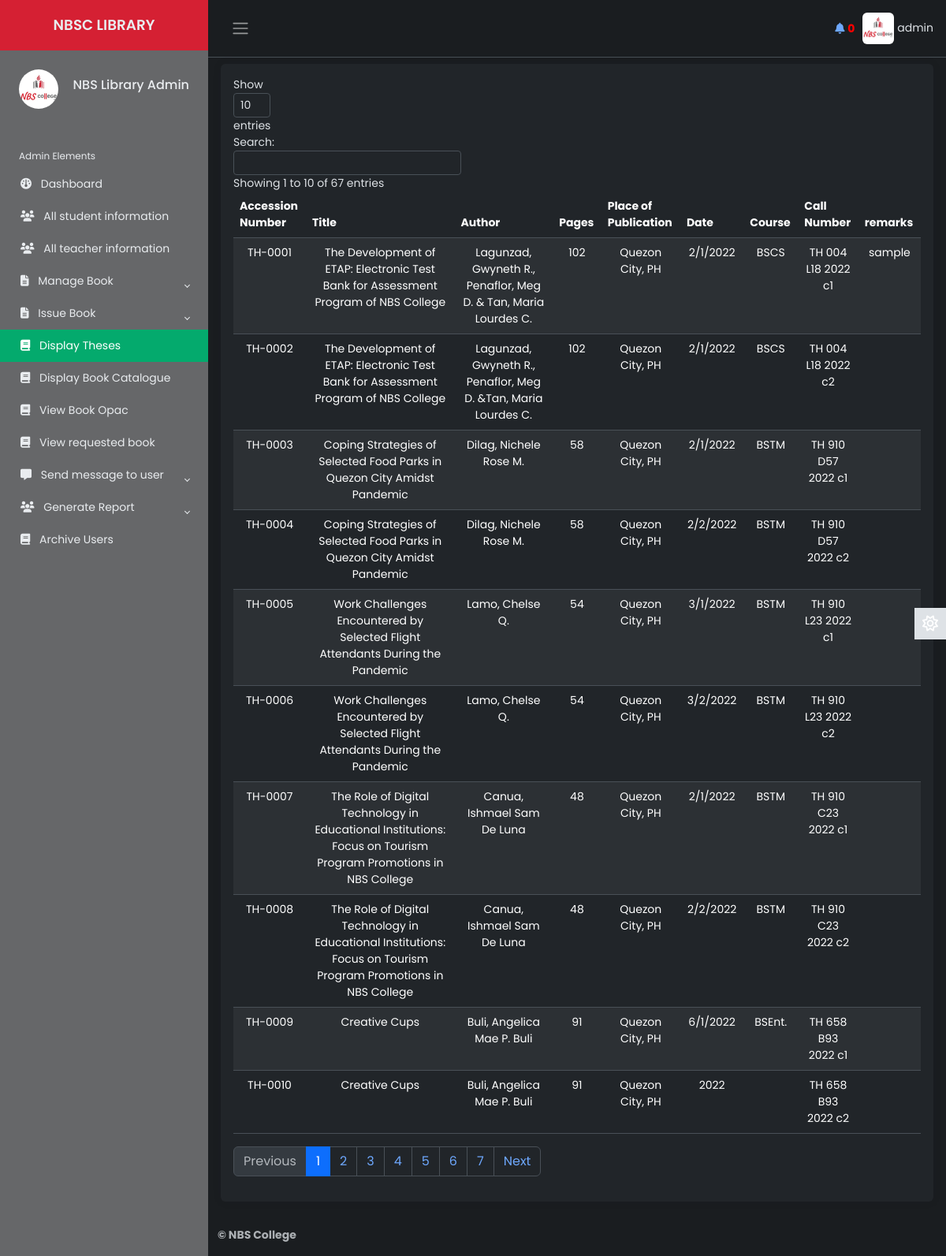
Page /Source/librarian/display-thesis.php (signed in) on the committed database.
### tables this page shows
CREATE TABLE `lib_registration` (
  `id` int(2) NOT NULL,
  `name` varchar(50) NOT NULL,
  `username` varchar(20) NOT NULL,
  `password` varchar(20) NOT NULL,
  `email` varchar(50) NOT NULL,
  `phone` varchar(20) NOT NULL,
  `address` varchar(100) NOT NULL,
  `photo` varchar(500) NOT NULL,
  `status` varchar(7) NOT NULL
);

CREATE TABLE `theses` (
  `accession_number` varchar(50) NOT NULL,
  `title` varchar(1000) NOT NULL,
  `author` varchar(1000) NOT NULL,
  `pages` varchar(1000) NOT NULL,
  `place_of_publication` varchar(1000) NOT NULL,
  `date` varchar(1000) NOT NULL,
  `course` varchar(100) NOT NULL,
  `call_number` varchar(100) NOT NULL,
  `remarks` varchar(100) NOT NULL
);

### Source/librarian/display-thesis.php (the view, shortened to what this page needs)
        <?php
    $page = 'd-t-book';
    include 'inc/connection.php';
    include 'inc/header.php';
 ?>
            <main class="content px-3 py-2">
            <div class="card border-0">
                        <div class="card-body">
                            <table class="table text-center table-striped" id="dtBasicExample">
                                <thead>
                                    <tr>
                                        <th scope="col">Accession Number</th>
                                        <th scope="col">Title</th>
                                        <th scope="col">Author</th>
                                        <th scope="col">Pages</th>
                                        <th scope="col">Place of Publication</th>
                                        <th scope="col">Date</th>
                                        <th scope="col">Course</th>
                                        <th scope="col">Call Number</th>
                                        <th scope="col">remarks</th>
                                    </tr>
                                </thead>
                                <tbody>
                                <?php
                                        $res= mysqli_query($link, "select * from theses");
                                        while ($row=mysqli_fetch_array($res)) {
                                            echo "<tr>";
                                            echo "<td>"; echo $row["accession_number"]; echo "</td>";
                                            echo "<td>"; echo $row["title"]; echo "</td>";
                                            echo "<td>"; echo $row["author"]; echo "</td>";
                                            echo "<td>"; echo $row["pages"]; echo "</td>";
                                            echo "<td>"; echo $row["place_of_publication"]; echo "</td>";
                                            echo "<td>"; echo $row["date"]; echo "</td>";
                                            echo "<td>"; echo $row["course"]; echo "</td>";
                                            echo "<td>"; echo $row["call_number"]; echo "</td>";
                                            echo "<td>"; echo $row["remarks"]; echo "</td>";
                                            echo "</tr>";
                                        }
                                   ?>
                                </tbody>
                            </table>
                        </div>
                    </div>
            </main>
<?php
		include 'inc/footer.php';
	 ?>

### Source/librarian/inc/header.php (shortened to what this page needs)
<?php
    include 'inc/connection.php';
    $res = mysqli_query($link,"select * from request_books where read1='no'");
    $not= mysqli_num_rows($res);
 ?>
<!DOCTYPE html>
<html lang="en" data-bs-theme="dark">
<head>
    <link href="https://cdn.datatables.net/v/dt/jszip-3.10.1/dt-2.0.3/b-3.0.1/b-html5-3.0.1/b-print-3.0.1/datatables.min.css" rel="stylesheet">
    <link rel="stylesheet" href="inc/css/bootstrap.min.css">
    <link rel="stylesheet" href="inc/css/custom1.css">
    <link rel="stylesheet" href="inc/css/animate.css">
</head>
<body>
    <div class="wrapper">
    <aside id="sidebar" class="js-sidebar">
            <div class="h-100">
                <div class="sidebar-logo text-center">
                    <a href="dashboard.php">NBSC LIBRARY</a>
                </div>
                <ul class="sidebar-nav">
                    <li class="sidebar-header">
                        <span>
                        <?php
                            $res = mysqli_query($link, "select * from lib_registration where username='".$_SESSION['username']."'");
                            while ($row = mysqli_fetch_array($res)){
                                ?><img src="<?php echo $row["photo"]; ?> " height="50px" width="50px" alt="something wrong" class="rounded-circle"></a> <?php
                            }
                        ?>
                        </span>
                        <h6 style="float: right; margin-top: 10px;">
							<?php
								$res = mysqli_query($link, "select * from lib_registration where username='".$_SESSION['username']."'");
								while ($row = mysqli_fetch_array($res)){
								$name  =  $row["name"];
								echo $name;
								}
							?>
            			</h6>
                    </li>
                    <br>
                    <li class="sidebar-header">
                        Admin Elements
                    </li>
                    <li class="sidebar-item <?php if($page=='home'){ echo 'active';} ?>">
                        <a href="dashboard.php" class="sidebar-link">
                        <i class="fa-solid fa-gauge pe-2"></i>
                            Dashboard
                        </a>
                    </li>
                    <li class="sidebar-item <?php if($page=='sinfo'){ echo 'active';} ?>">
                        <a href="all-student-info.php" class="sidebar-link">
                        <i class="fa-solid fa-users pe-2"></i>
                            All student information
                        </a>
                    </li>
					<li class="sidebar-item <?php if($page=='tinfo'){ echo 'active';} ?>">
                        <a href="all-teacher-info.php" class="sidebar-link">
                            <i class="fa-solid fa-users pe-2"></i>
                            All teacher information
                        </a>
                    </li>
                    <li class="sidebar-item">
                        <a href="#" class="sidebar-link collapsed" data-bs-target="#manage" data-bs-toggle="collapse"
                            aria-expanded="false"><i class="fa-solid fa-file-lines pe-2"></i>
                            Manage Book
                        </a>
                    </li>
                    <li class="sidebar-item">
                        <a href="dashboard.php" class="sidebar-link collapsed" data-bs-target="#issue" data-bs-toggle="collapse"
                            aria-expanded="false"><i class="fa-solid fa-file-lines pe-2"></i>
                            Issue Book
                        </a>
                    </li>
                    <li class="sidebar-item <?php if($page=='d-t-book'){ echo 'active';} ?>">
                                <a href="display-thesis.php" class="sidebar-link">
                                <i class="fa-solid fa-book pe-2"></i>
                                    Display Theses
                                </a>
                    </li>
                    <li class="sidebar-item <?php if($page=='manage-book'){ echo 'active';} ?>">
                        <a href="manage-book.php" class="sidebar-link">
                         <i class="fa-solid fa-book pe-2"></i>
                            Display Book Catalogue
                        </a>
                    </li>
                    <li class="sidebar-item <?php if($page=='a-book'){ echo 'active';} ?>">
                        <a href="display-book-opac.php" class="sidebar-link">
                        <i class="fa-solid fa-book pe-2"></i>
                            View Book Opac
                        </a>
                    </li>
                    <li class="sidebar-item <?php if($page=='rbook'){ echo 'active';} ?>">
                        <a href="requested-books.php" class="sidebar-link">
                        <i class="fa-solid fa-book pe-2"></i>
                            View requested book
                        </a>
                    </li>
                    <li class="sidebar-item">
                        <a href="#" class="sidebar-link collapsed" data-bs-target="#posts" data-bs-toggle="collapse"
                            aria-expanded="false">    <i class="fa-solid fa-message pe-2"></i>
                            Send message to user
                        </a>
                    </li>
                    <li class="sidebar-item">
                        <a href="#" class="sidebar-link collapsed" data-bs-target="#report" data-bs-toggle="collapse"
                            aria-expanded="false"><i class="fa-solid fa-users pe-2"></i>
                            Generate Report
                        </a>
                    </li>
                    <li class="sidebar-item <?php if($page==''){ echo 'active';} ?>">
                        <a href="archive-user.php" class="sidebar-link">
                        <i class="fa-solid fa-book pe-2"></i>
                            Archive Users
                        </a>
                    </li>
                </ul>
            </div>
        </aside>
        <div class="main">
            <nav class="navbar navbar-expand px-3 border-bottom">
                <button class="btn" id="sidebar-toggle" type="button">
                    <span class="navbar-toggler-icon"></span>
                </button>
                <div class="navbar-collapse navbar">
                        <ul class="navbar-nav" style="margin-right:10px;">
                        <li class="icon">
                                <a href="requested-books.php" ><i class="fas fa-bell"></i></a>
                                <span class="count" onclick="window.location='requested-books.php'"><b id="notif" ><?php echo $not; ?></b></span>
                        </li>
                        </ul>
                        <li class="nav-item dropdown">
								<?php
                                     $res = mysqli_query($link, "select * from lib_registration where username='".$_SESSION['username']."'");
                                     while ($row = mysqli_fetch_array($res)){
                                         ?><a href="#" data-bs-toggle="dropdown" class="nav-icon pe-md-0" style="color: inherit;"><img src="<?php echo $row["photo"]; ?>" alt=""class="avatar img-fluid rounded"> <span><?php echo $_SESSION["username"]; ?></span></a> <?php
                                     }
                                ?>
                        </li>
                </div>
            </nav>
            <a href="#" class="theme-toggle">
                <i class="fa-regular fa-sun"></i>
            </a>
</body>
</html>

### Source/librarian/inc/css/custom1.css (style rules this page uses)
body { font-family: 'Poppins', sans-serif; font-size: 0.875rem; opacity: 1; overflow-y: scroll; margin: 0; }
a { cursor: pointer; text-decoration: none; font-family: 'Poppins', sans-serif; }
.sidebar-item.active .sidebar-link { background-color: #04AA6D; color: #fff; }
.theme-toggle { position: relative; }
.theme-toggle i { font-size: 20px; cursor: pointer; }
.theme-toggle .fa-sun { display: none; }
.card-body { overflow-x: scroll; }
#notif { color: red; }
table.dataTable th.dt-type-numeric, table.dataTable thead th { text-align: left; }
.h-100 { background-color: #666769; }
.sidebar-logo { background-color: #d52033; }
li { list-style: none; }
.wrapper { align-items: stretch; display: flex; width: 100%; }
#sidebar { max-width: 40%; min-width: 264px; background: var(--bs-dark); transition: all 0.35s ease-in-out; }
.main { display: flex; flex-direction: column; min-height: 100vh; min-width: 0; overflow: hidden; transition: all 0.35s ease-in-out; width: 100%; background: var(--bs-dark-bg-subtle); }
.sidebar-logo { padding: 1.15rem; }
.sidebar-logo a { color: #e9ecef; font-size: 1.15rem; font-weight: 600; }
.sidebar-nav { flex-grow: 1; list-style: none; margin-bottom: 0; padding-left: 0; margin-left: 0; }
.sidebar-header { color: #e9ecef; font-size: .75rem; padding: 1.5rem 1.5rem .375rem; }
a.sidebar-link { padding: .625rem 1.625rem; color: #e9ecef; position: relative; display: block; font-size: 0.875rem; }
.sidebar-link[data-bs-toggle="collapse"]::after { border: solid; border-width: 0 .075rem .075rem 0; content: ""; display: inline-block; padding: 2px; position: absolute; right: 1.5rem; top: 1.4rem; transform: rotate(-135deg); transition: all .2s ease-out; }
.sidebar-link[data-bs-toggle="collapse"].collapsed::after { transform: rotate(45deg); transition: all .2s ease-out; }
.avatar { height: 40px; width: 40px; }
.navbar-expand .navbar-nav { margin-left: auto; }
.content { flex: 1; max-width: 100vw; width: 100vw; }
@media (min-width:768px) { .content { max-width: auto; width: auto; } }
.card { box-shadow: 0 0 .875rem 0 rgba(34, 46, 60, .05); margin-bottom: 24px; }
.theme-toggle { position: fixed; top: 50%; transform: translateY(-65%); text-align: center; z-index: 10; right: 0; left: auto; border: none; background-color: var(--bs-body-color); }
html[data-bs-theme="dark"] .theme-toggle .fa-sun, html[data-bs-theme="light"] .theme-toggle .fa-moon { cursor: pointer; padding: 10px; display: block; font-size: 1.25rem; color: #FFF; }
.table { table-layout: auto !important; width: 100% !important; }

### rows in the picture
lib_registration: photo (picture), name "NBS Library Admin"
theses: accession_number "TH-0001", title "The Development of ETAP: Electronic Test Bank for Assessment Program of NBS College", author "Lagunzad, Gwyneth R., Penaflor, Meg D. & Tan, Maria Lourdes C.", pages "102", place_of_publication "Quezon City, PH", date "2/1/2022", course "BSCS", call_number "TH 004 L18 2022 c1", remarks "sample"
theses: accession_number "TH-0002", title "The Development of ETAP: Electronic Test Bank for Assessment Program of NBS College", author "Lagunzad, Gwyneth R., Penaflor, Meg D. &Tan, Maria Lourdes C.", pages "102", place_of_publication "Quezon City, PH", date "2/1/2022", course "BSCS", call_number "TH 004 L18 2022 c2"
theses: accession_number "TH-0003", title "Coping Strategies of Selected Food Parks in Quezon City Amidst Pandemic", author "Dilag, Nichele Rose M.", pages "58", place_of_publication "Quezon City, PH", date "2/1/2022", course "BSTM", call_number "TH 910 D57 2022 c1"
theses: accession_number "TH-0004", title "Coping Strategies of Selected Food Parks in Quezon City Amidst Pandemic", author "Dilag, Nichele Rose M.", pages "58", place_of_publication "Quezon City, PH", date "2/2/2022", course "BSTM", call_number "TH 910 D57 2022 c2"
theses: accession_number "TH-0005", title "Work Challenges Encountered by Selected Flight Attendants During the Pandemic", author "Lamo, Chelse Q.", pages "54", place_of_publication "Quezon City, PH", date "3/1/2022", course "BSTM", call_number "TH 910 L23 2022 c1"
theses: accession_number "TH-0006", title "Work Challenges Encountered by Selected Flight Attendants During the Pandemic", author "Lamo, Chelse Q.", pages "54", place_of_publication "Quezon City, PH", date "3/2/2022", course "BSTM", call_number "TH 910 L23 2022 c2"
theses: accession_number "TH-0007", title "The Role of Digital Technology in Educational Institutions: Focus on Tourism Program Promotions in NBS College", author "Canua, Ishmael Sam De Luna", pages "48", place_of_publication "Quezon City, PH", date "2/1/2022", course "BSTM", call_number "TH 910 C23 2022 c1"
theses: accession_number "TH-0008", title "The Role of Digital Technology in Educational Institutions: Focus on Tourism Program Promotions in NBS College", author "Canua, Ishmael Sam De Luna", pages "48", place_of_publication "Quezon City, PH", date "2/2/2022", course "BSTM", call_number "TH 910 C23 2022 c2"
theses: accession_number "TH-0009", title "Creative Cups", author "Buli, Angelica Mae P. Buli", pages "91", place_of_publication "Quezon City, PH", date "6/1/2022", course "BSEnt.", call_number "TH 658 B93 2022 c1"
theses: accession_number "TH-0010", title "Creative Cups", author "Buli, Angelica Mae P. Buli", pages "91", place_of_publication "Quezon City, PH", date "2022", call_number "TH 658 B93 2022 c2"

### other values in the picture
$not "0"
